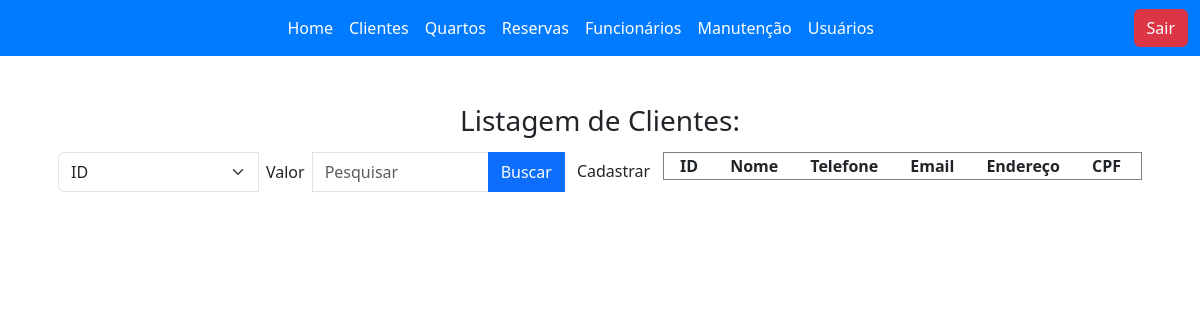
/view/clienteList.php, run on an earlier commit of the app's database.
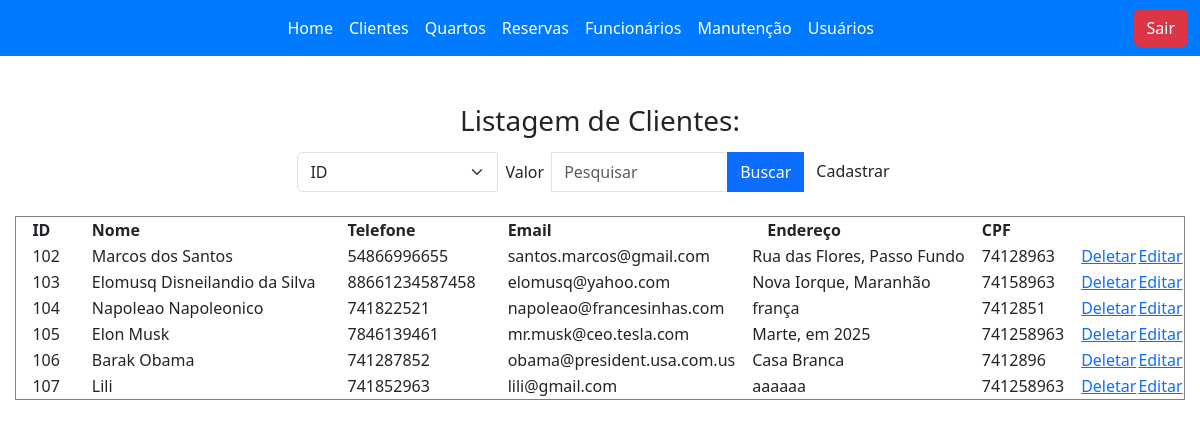
And on a later commit of the database.
### tables this page shows
CREATE TABLE `cliente` (
  `id` int(11) NOT NULL,
  `nome` varchar(100) NOT NULL,
  `telefone` varchar(20) NOT NULL,
  `email` varchar(100) NOT NULL,
  `endereco` varchar(256) NOT NULL,
  `cpf` int(11) NOT NULL
);

### model/DB.class.php (called while the page is built, shortened)
<?php
class BD
{
    private $host = "php-mysql";
    private $dbname = "db_aula";
    private $port = 3306;
    private $usuario = "root";
    private $senha = "root";
    private $db_charset = "utf8";
    public function conn()
    {
        $conn = "mysql:host=$this->host;dbname=$this->dbname;port=$this->port";
        return new PDO(
            $conn,
            $this->usuario,
            $this->senha,
            [PDO::MYSQL_ATTR_INIT_COMMAND => "SET NAMES " . $this->db_charset]
        );
    }
    public function select($nome_tabela)
    {
        $conn = $this->conn();
        $sql = "SELECT * FROM $nome_tabela;";
        $st = $conn->prepare($sql);
        $st->execute();
        return $st->fetchAll(PDO::FETCH_CLASS);
    }
}

### controller/clienteController.php (called while the page is built, shortened)
<?php
include "../model/DB.class.php";
class clienteController
{
    private $model;
    private $table = "cliente";
    public function __construct()
    {
        $this->model = new BD();
    }
    public function carregar()
    {
        return $this->model->select($this->table);
    }
}

### view/clienteList.php (the view, shortened to what this page needs)
<?php
include_once '../controller/clienteController.php';
include "base/header.php";
$cliente = new clienteController();
if (!empty($_POST)) {
    $load = $cliente->pesquisar($_POST);
} else {
    $load = $cliente->carregar();
}
?>
<div class="p-5 w-100 d-flex justify-content-center">
    <h3 style="margin-bottom: -3rem;">Listagem de Clientes:</h3>
</div>
<div class="d-flex w-100 justify-content-center">
    <div class="d-flex w-100 justify-content-center flex-wrap">
        <form action="clienteList.php" class="mb-4" method="post">
            <div class="input-group">
                <select name="campo" class="form-select">
                    <option value="id">ID</option>
                </select>
                <label class="p-2">Valor</label>
                <input type="text" name="valor" class="form-control" placeholder="Pesquisar" />
                <button type="submit" class="btn btn-primary">Buscar</button>
                <a class="btn btn-tertiary" href="./clienteForm.php">Cadastrar</a>
            </div>
        </form>
        <table border="1" style="margin-bottom: 3rem;">
            <tr>
                <th style="padding-left: 1rem; padding-right: 1rem;">ID</th>
                <th style="padding-left: 1rem; padding-right: 1rem;">Nome</th>
                <th style="padding-left: 1rem; padding-right: 1rem;">Telefone</th>
                <th style="padding-left: 1rem; padding-right: 1rem;">Email</th>
                <th style="padding-left: 1rem; padding-right: 1rem;">Endereço</th>
                <th style="padding-left: 1rem; padding-right: 1rem;">CPF</th>
                <th></th>
                <th></th>
            </tr>
            <?php
            foreach ($load as $item) {
                echo "<tr>";
                echo "<td style='padding-left: 1rem; padding-right: 1rem;'>" . $item->id . "</td>";
                echo "<td style='padding-left: 1rem; padding-right: 1rem;'>" . $item->nome . "</td>";
                echo "<td style='padding-left: 1rem; padding-right: 1rem;'>" . $item->telefone . "</td>";
                echo "<td style='padding-left: 1rem; padding-right: 1rem;'>" . $item->email . "</td>";
                echo "<td>" . $item->endereco . "</td>";
                echo "<td style='padding-left: 1rem; padding-right: 1rem;'>" . $item->cpf . "</td>";
                echo "<td><a onclick='return confirm(\"Deseja Excluir? \")' href='clienteList.php?id=$item->id'>Deletar</a></td>";
                echo "<td><a href='clienteForm.php?id=$item->id'>Editar</a></td>";
            }
            ?>
        </table>
    </div>
</div>

### view/base/header.php (shortened to what this page needs)
<!DOCTYPE html>
<html lang="en">
<head>
    <link href="https://cdn.jsdelivr.net/npm/bootstrap@5.3.0/dist/css/bootstrap.min.css" rel="stylesheet"
>
    <link rel="stylesheet" href="https://cdnjs.cloudflare.com/ajax/libs/font-awesome/5.15.3/css/all.min.css">
</head>
<body>
    <nav class="navbar navbar-expand-lg">
        <div class="container-fluid">
            <div class="collapse navbar-collapse justify-content-center" id="navbarNav">
                <ul class="navbar-nav">
                    <li class="nav-item">
                        <a class="nav-link" aria-current="page" href="/hotelariadatia/view/base/main.php">Home</a>
                    </li>
                    <li class="nav-item">
                        <a class="nav-link" href="/hotelariadatia/view/clienteList.php">Clientes</a>
                    </li>
                    <li class="nav-item">
                        <a class="nav-link" href="/hotelariadatia/view/quartosList.php">Quartos</a>
                    </li>
                    <li class="nav-item">
                        <a class="nav-link" href="/hotelariadatia/view/reservaList.php">Reservas</a>
                    </li>
                    <li class="nav-item">
                        <a class="nav-link" href="/hotelariadatia/view/funcionarioList.php">Funcionários</a>
                    </li>
                    <li class="nav-item">
                        <a class="nav-link" href="/hotelariadatia/view/manutencaoList.php">Manutenção</a>
                    </li>
                    <li class="nav-item">
                        <a class="nav-link" href="/hotelariadatia/view/usuarioList.php">Usuários</a>
                    </li>
                </ul>
            </div>
            <div class='class="row justify-content-end"'>
                <a type="button" class='btn btn-danger' href="/hotelariadatia/view/login.php?sair=0">Sair</a>
            </div>
        </div>
    </nav>
</body>
</html>

### view/base/header.php (style rules this page uses)
.navbar { background-color: #007bff; }
.navbar .navbar-brand, .navbar .nav-link { color: #fff; }
.navbar-nav { margin: auto; }

What changed in the data, as far as the page shows it:
added cliente: id "102", nome "Marcos dos Santos", telefone "54866996655", email "santos.marcos@gmail.com", endereco "Rua das Flores, Passo Fundo", cpf "74128963"
added cliente: id "103", nome "Elomusq Disneilandio da Silva", telefone "88661234587458", email "elomusq@yahoo.com", endereco "Nova Iorque, Maranhão", cpf "74158963"
added cliente: id "104", nome "Napoleao Napoleonico", telefone "741822521", email "napoleao@francesinhas.com", endereco "frança", cpf "7412851"
added cliente: id "105", nome "Elon Musk", telefone "7846139461", email "mr.musk@ceo.tesla.com", endereco "Marte, em 2025", cpf "741258963"
added cliente: id "106", nome "Barak Obama", telefone "741287852", email "obama@president.usa.com.us", endereco "Casa Branca", cpf "7412896"
added cliente: id "107", nome "Lili", telefone "741852963", email "lili@gmail.com", endereco "aaaaaa", cpf "741258963"
